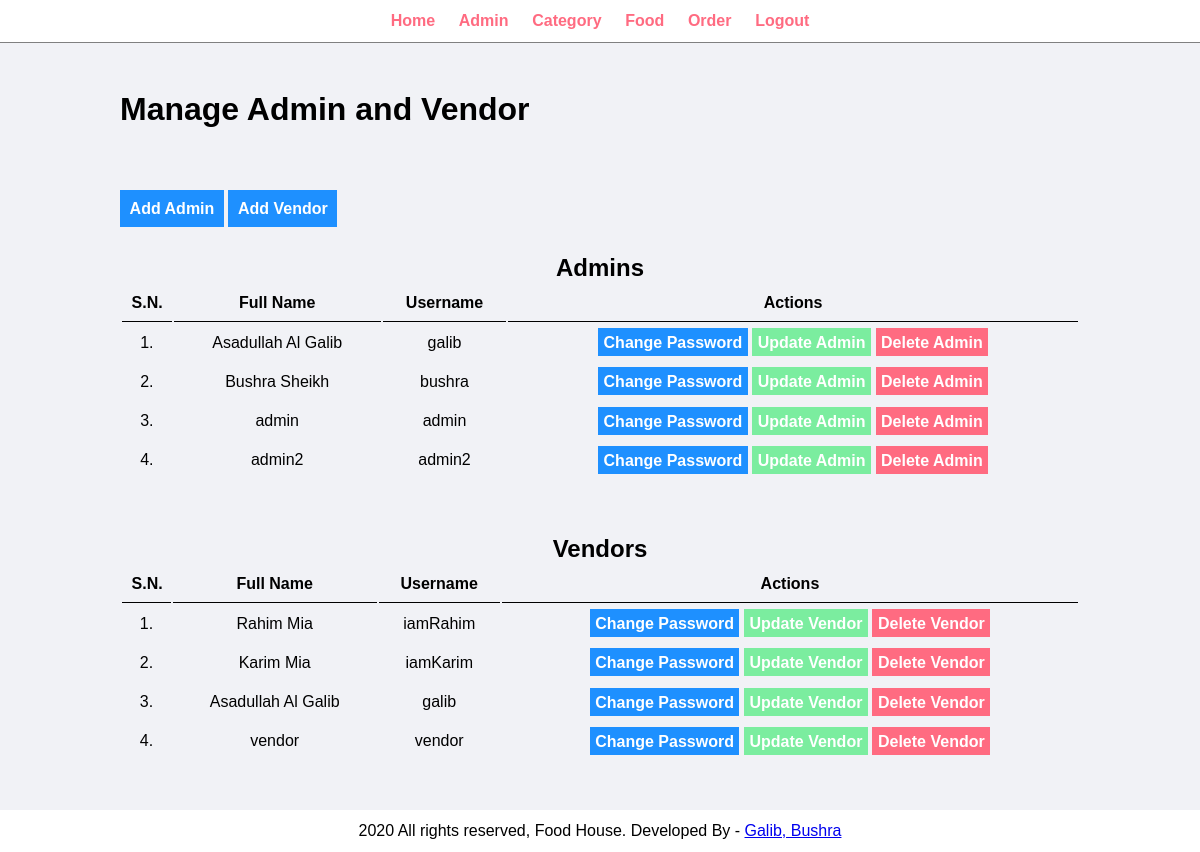
Before: /admin/manage-admin.php (signed in) with the older database file.
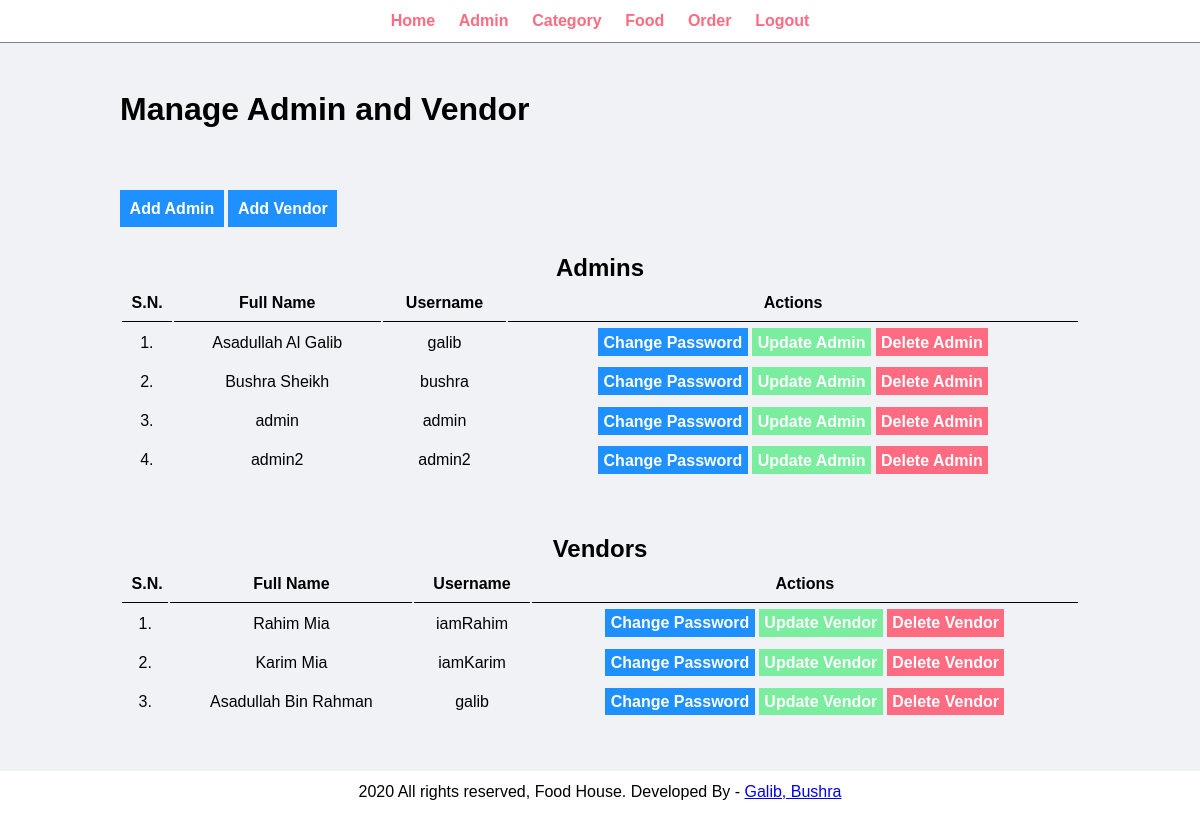
After: the same page with the newer database file.
### tables this page shows
CREATE TABLE `tbl_vendor` (
  `id` int(10) UNSIGNED NOT NULL,
  `full_name` varchar(100) NOT NULL,
  `username` varchar(100) NOT NULL,
  `password` varchar(255) NOT NULL
);

### admin/manage-admin.php (the view, shortened to what this page needs)
<link rel="stylesheet" type="text/css" href="../css/admin.css">
<?php include('partials/menu.php'); ?>
        <div class="main-content">
            <div class="wrapper">
                <h1>Manage Admin and Vendor</h1>
                <br />
                <br><br><br>
                <a href="add-admin.php" class="btn-primary">Add Admin</a>
                <a href="add-vendor.php" class="btn-primary">Add Vendor</a>
                <br /><br /><br />
                <table class="tbl-full">
                    <figcaption class="text-center"><h2>Admins</h2></figcaption>
                    <tr class="text-center">
                        <th>S.N.</th>
                        <th>Full Name</th>
                        <th>Username</th>
                        <th>Actions</th>
                    </tr>
                    <?php
                        $sql = "SELECT * FROM tbl_admin";
                        $res = mysqli_query($conn, $sql);
                        if($res==TRUE)
                        {
                            $count = mysqli_num_rows($res);
                            $sn=1;
                            if($count>0)
                            {
                                while($rows=mysqli_fetch_assoc($res))
                                {
                                    $id=$rows['id'];
                                    $full_name=$rows['full_name'];
                                    $username=$rows['username'];
                                    ?>
                                    <tr class="text-center">
                                        <td><?php echo $sn++; ?>. </td>
                                        <td><?php echo $full_name; ?></td>
                                        <td><?php echo $username; ?></td>
                                        <td>
                                            <a href="<?php echo SITEURL; ?>admin/update-password.php?id=<?php echo $id; ?>" class="btn-primary">Change Password</a>
                                            <a href="<?php echo SITEURL; ?>admin/update-admin.php?id=<?php echo $id; ?>" class="btn-secondary">Update Admin</a>
                                            <a href="<?php echo SITEURL; ?>admin/delete-admin.php?id=<?php echo $id; ?>" class="btn-danger">Delete Admin</a>
                                        </td>
                                    </tr>
                                    <?php
                                }
                            }
                            else
                            {
                            }
                        }
                    ?>
                </table>
                <br /><br /><br />
                <table class="tbl-full">
                    <figcaption class="text-center"><h2>Vendors</h2></figcaption>
                    <tr class="text-center">
                        <th>S.N.</th>
                        <th>Full Name</th>
                        <th>Username</th>
                        <th>Actions</th>
                    </tr>
                    <?php
                        $sql = "SELECT * FROM tbl_vendor";
                        $res = mysqli_query($conn, $sql);
                        if($res==TRUE)
                        {
                            $count = mysqli_num_rows($res);
                            $sn=1;
                            if($count>0)
                            {
                                while($rows=mysqli_fetch_assoc($res))
                                {
                                    $id=$rows['id'];
                                    $full_name=$rows['full_name'];
                                    $username=$rows['username'];
                                    ?>
                                    <tr class="text-center">
                                        <td><?php echo $sn++; ?>. </td>
                                        <td><?php echo $full_name; ?></td>
                                        <td><?php echo $username; ?></td>
                                        <td>
                                            <a href="<?php echo SITEURL;?>admin/update-passwordV.php?id=<?php echo $id; ?>" class="btn-primary">Change Password</a>
                                            <a href="<?php echo SITEURL;?>admin/update-vendor.php?id=<?php echo $id; ?>" class="btn-secondary">Update Vendor</a>
                                            <a href="<?php echo SITEURL;?>admin/delete-vendor.php?id=<?php echo $id; ?>" class="btn-danger">Delete Vendor</a>
                                        </td>
                                    </tr>
                                    <?php
                                }
                            }
                            else
                            {
                            }
                        }
                    ?>
                </table>
            </div>
        </div>
<?php include('partials/footer.php'); ?>

### admin/partials/menu.php (shortened to what this page needs)
<html>
    <head>
        <link rel="stylesheet" href="../css/admin.css">
    </head>
    <body>
        <div class="menu text-center">
            <div class="wrapper">
                <ul>
                    <li><a href="index.php">Home</a></li>
                    <li><a href="manage-admin.php">Admin</a></li>
                    <li><a href="manage-category.php">Category</a></li>
                    <li><a href="manage-food.php">Food</a></li>
                    <li><a href="manage-order.php">Order</a></li>
                    <li><a href="logout.php">Logout</a></li>
                </ul>
            </div>
        </div>

### admin/partials/footer.php
<div class="footer">
            <div class="wrapper">
                <p class="text-center">2020 All rights reserved, Food House. Developed By - <a href="#"> Galib, Bushra</a></p>
            </div>
        </div>
    </body>
</html>

### css/admin.css (style rules this page uses)
* { margin: 0; padding: 0; font-family: Arial, Helvetica, sans-serif; }
.wrapper { padding: 1%; width: 80%; margin: 0 auto; }
.text-center { text-align: center; }
.menu { border-bottom: 1px solid gray; }
.menu ul { list-style-type: none; }
.menu ul li { display: inline; padding: 1%; }
.menu ul li a { text-decoration: none; font-weight: bold; color: #ff6b81; }
.main-content { padding: 3% 0; background-color: #f1f2f6; }
.tbl-full { width: 100%; }
table tr th { border-bottom: 1px solid black; padding: 1%; }
table tr td { padding: 1%; }
.btn-primary { background-color: #1e90ff; padding: 1%; color: white; text-decoration: none; font-weight: bold; }
.btn-secondary { background-color: #7bed9f; padding: 1%; color: white; text-decoration: none; font-weight: bold; }
.btn-danger { background-color: #ff6b81; padding: 1%; color: white; text-decoration: none; font-weight: bold; }

Changed rows visible on the page:
removed tbl_vendor: full_name "vendor", username "vendor"
changed tbl_vendor "galib": full_name "Asadullah Al Galib" → "Asadullah Bin Rahman"
